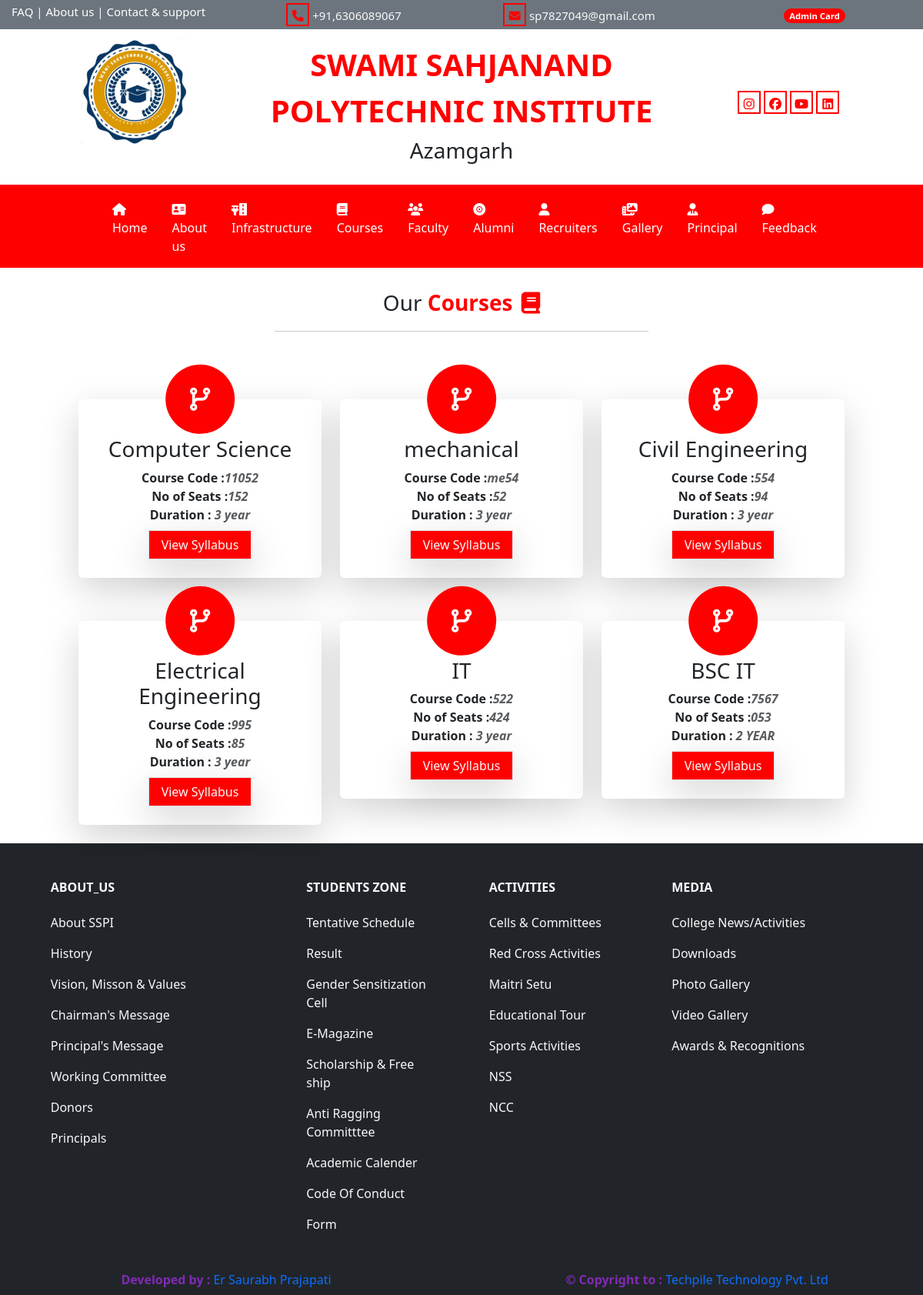
Screenshot of /cources/ with the database file from the repository.
### user/models.py (models this page shows)
class tbl_cources(models.Model):
    department=models.CharField(max_length=60,null=True)
    seats=models.CharField(max_length=30,null=True)
    course_code=models.CharField(max_length=20,null=True)
    duration=models.CharField(max_length=40,null=True)

### user/views.py (the view)
# urls.py: path('cources/',views.cources),
def cources(request):
    data=tbl_cources.objects.all()
    md={'data':data}
    return render(request,'cources.html',md)

### templates/cources.html (shortened to what this page needs)
{% extends 'base.html' %}
{% load static %}
{% block childpage %}
<div class="row">
    <div class="col-sm-5 mx-auto text-center my-4">
        <p class="fs-3 m-0">Our<b class="txt-color2"> Courses <i class="fa-solid fa-book ps-1"></i></b></p>
        <hr/>
    </div>
</div>
<div class="row">
    <div class="col-sm-10 mx-auto">
        <div class="row">
{% for c in data %}
                 <div class="col-sm-4 ">
                <div class="card text-center shadow-lg mb-2 mt-5 bg-body-teritary rounded border-0 p-4">
                    <span class="position-absolute top-0 start-50 translate-middle badge rounded-pill ">
                        <i class="fa-solid fa-code-branch cicon"></i> <span class="visually-hidden">unread messages</span></span>
                  <h3 class="text-center pt-4">{{c.department}}</h3>
                <b>Course Code :<i class="text-muted">{{c.course_code}}</i></b>
                <b>No of Seats :<i class="text-muted">{{c.seats}}</i></b>
                <b>Duration : <i class="text-muted">{{c.duration}}</i></b>
                <a href="#" class="form-control shadow-lg rounded-0 w-50 bg-mycolor2 text-light mx-auto mt-2" style="text-decoration:none;">View Syllabus</a>
                </div>
            </div>
                {% endfor %}
        </div>
    </div>
</div>
{% endblock %}

### templates/base.html (style rules this page uses)
body { overflow-x:hidden; }
:root { --bgcolor1:#812ab4 ; --bgcolor2: red; --bgcolor3: #ffb634; }
.bg-mycolor2 { background: var(--bgcolor2); }
.txt-color2 { color: var(--bgcolor2); }

### templates/cources.html (style rules this page uses)
.cicon { height:90px; width:90px; background:var(--bgcolor2); font-size:30px; color:white; border-radius:50%; text-align:center; line-height:90px; }

### rows the page displays
tbl_cources: department "Computer Science", course_code "11052", seats "152", duration "3 year"
tbl_cources: department "mechanical", course_code "me54", seats "52", duration "3 year"
tbl_cources: department "Civil Engineering", course_code "554", seats "94", duration "3 year"
tbl_cources: department "Electrical Engineering", course_code "995", seats "85", duration "3 year"
tbl_cources: department "IT", course_code "522", seats "424", duration "3 year"
tbl_cources: department "BSC IT", course_code "7567", seats "053", duration "2 YEAR"
